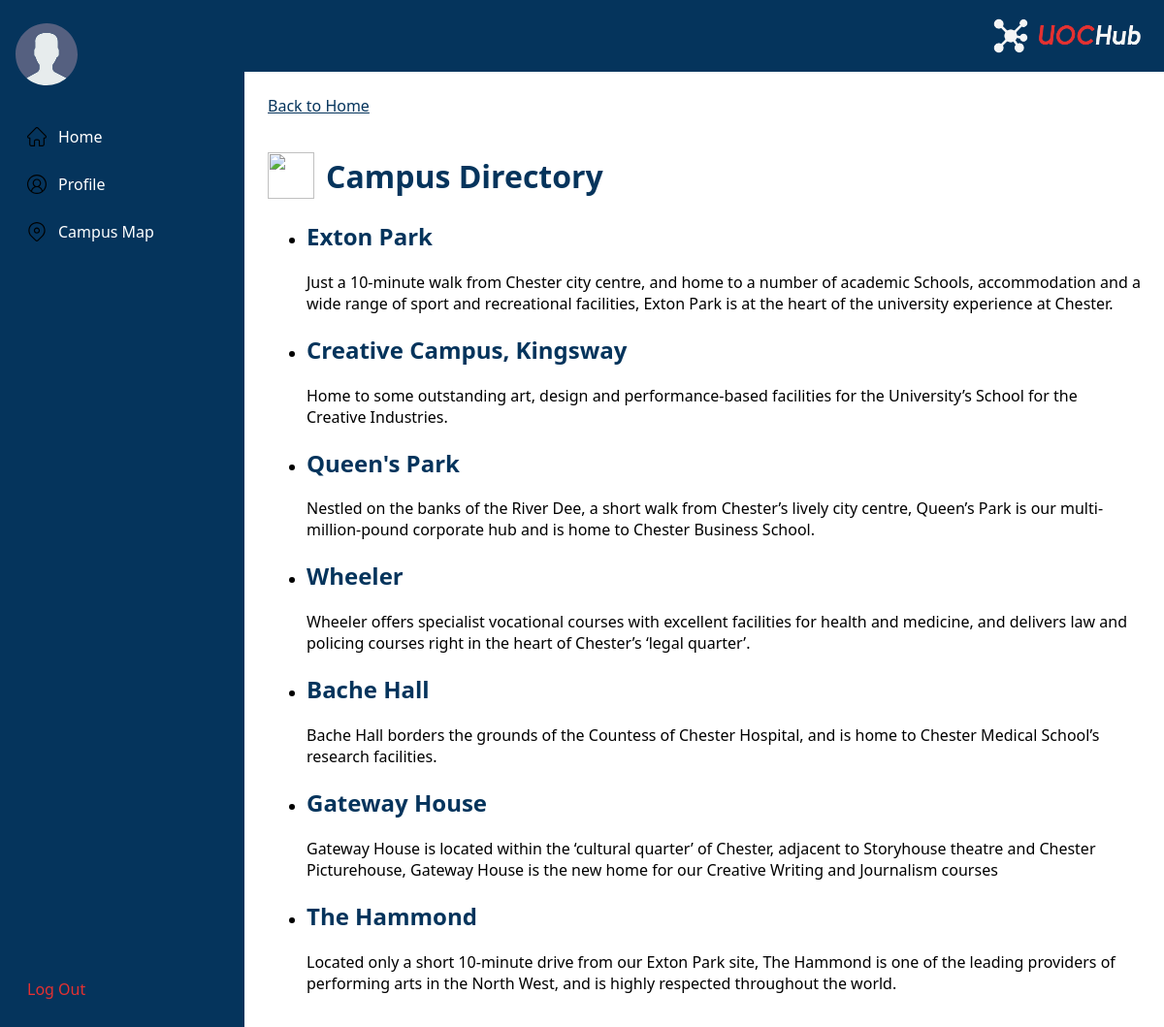
Screenshot of /directory/ with the database file from the repository.
### core/models.py (models this page shows, shortened)
class Building(models.Model):
    name = models.CharField(max_length=100)
    slug = models.SlugField(unique=True)
    description = models.TextField(blank=True)

### core/views.py (the view)
# urls.py: path("directory/", views.directory, name="directory"),
def directory(request):
    buildings = Building.objects.all()
    return render(
        request,
        "core/directory.html",
        {"title": "Campus Directory", "buildings": buildings},
    )

### core/templates/core/directory.html
{% extends "core/base.html" %}
{% load static %}
{% block content %}
<a class="back-link" href="{% url 'home' %}">Back to Home</a>
<h1 class="page-title">
    <img class="page-icon" src="{% static 'icons/campus-directory.svg' %}" alt="">
    Campus Directory
</h1>
{% if buildings %}
<ul>
    {% for building in buildings %}
    <li>
        <h2>{{ building.name }}</h2>
        <p>{{ building.description }}</p>
    </li>
    {% endfor %}
</ul>
{% else %}
<p>No buildings in the directory yet.</p>
{% endif %}
{% endblock %}

### core/static/styles/main.css (style rules this page uses)
:root { --navy: #05345c; --navy-light: #235279; --red: #e43131; --text-grey: #666; }
body { margin: 0; display: flex; min-height: 100vh; font-family: system-ui, sans-serif; }
h1, h2 { color: var(--navy); }
.page-title { display: flex; align-items: center; gap: 0.75rem; }
.page-icon { width: 48px; height: 48px; }
.back-link { display: inline-block; margin-bottom: 1rem; color: var(--navy); }

### rows the page displays
Building: name "Exton Park", description "Just a 10-minute walk from Chester city centre, and home to a number of academic Schools, accommodation and a wide range of sport and recreational facilities, Exton Park is at the heart of the university experience at Chester."
Building: name "Creative Campus, Kingsway", description "Home to some outstanding art, design and performance-based facilities for the University’s School for the Creative Industries."
Building: name "Queen's Park", description "Nestled on the banks of the River Dee, a short walk from Chester’s lively city centre, Queen’s Park is our multi-million-pound corporate hub and is home to Chester Business School."
Building: name "Wheeler", description "Wheeler offers specialist vocational courses with excellent facilities for health and medicine, and delivers law and policing courses right in the heart of Chester’s ‘legal quarter’."
Building: name "Bache Hall", description "Bache Hall borders the grounds of the Countess of Chester Hospital, and is home to Chester Medical School’s research facilities."
Building: name "Gateway House", description "Gateway House is located within the ‘cultural quarter’ of Chester, adjacent to Storyhouse theatre and Chester Picturehouse, Gateway House is the new home for our Creative Writing and Journalism courses"
Building: name "The Hammond", description "Located only a short 10-minute drive from our Exton Park site, The Hammond is one of the leading providers of performing arts in the North West, and is highly respected throughout the world."
